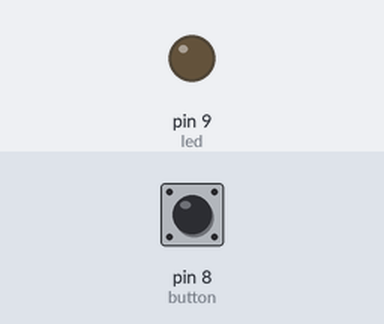
This sketch was run on a simulated Arduino Uno, built with avr-gcc and run on an emulated ATmega328P. Shown: output pins drawn as LEDs (lit = HIGH). Dashed ring = blinking. The test bench sets the inputs (shaded band); at power-on: pin 8 (button) LOW. What the sketch prints to the serial monitor is not drawn.

Above: at 1.2 s.
1.3 s: pin 8 (button) pulled HIGH for 3.2 s
At 1.7 s:
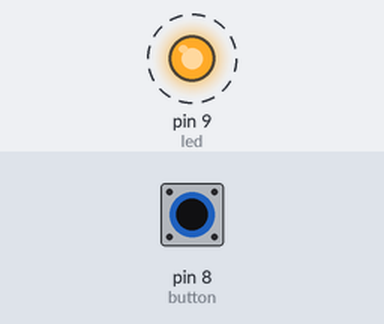
Timing chart, 0 to 6.3 s (numbered marks = the images above; inputs shaded):
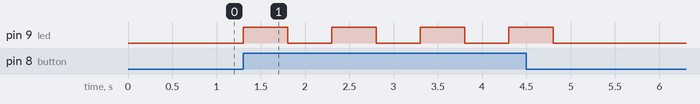

Measured:
- after the input at 1.3 s, pin 9 (led): alternates HIGH for 0.50 s and LOW for 0.50 s, 8 changes in all, then stays LOW, starting at once

The sketch:

LED_test.ino
```cpp
#include <Servo.h>
int button = 8;
int led = 9;
int state = 1;

Servo myservo;

void setup() {

  pinMode(button, INPUT);
  digitalWrite(button, LOW);
  pinMode(led, OUTPUT);
  Serial.begin(9600);

}

void loop() {
  Serial.println(digitalRead(button));
   if(digitalRead(button)){
      open_door();
  }
}


void open_door(){
    digitalWrite(led, HIGH);
    delay(500);
    digitalWrite(led, LOW);
    delay(500);
}
```
